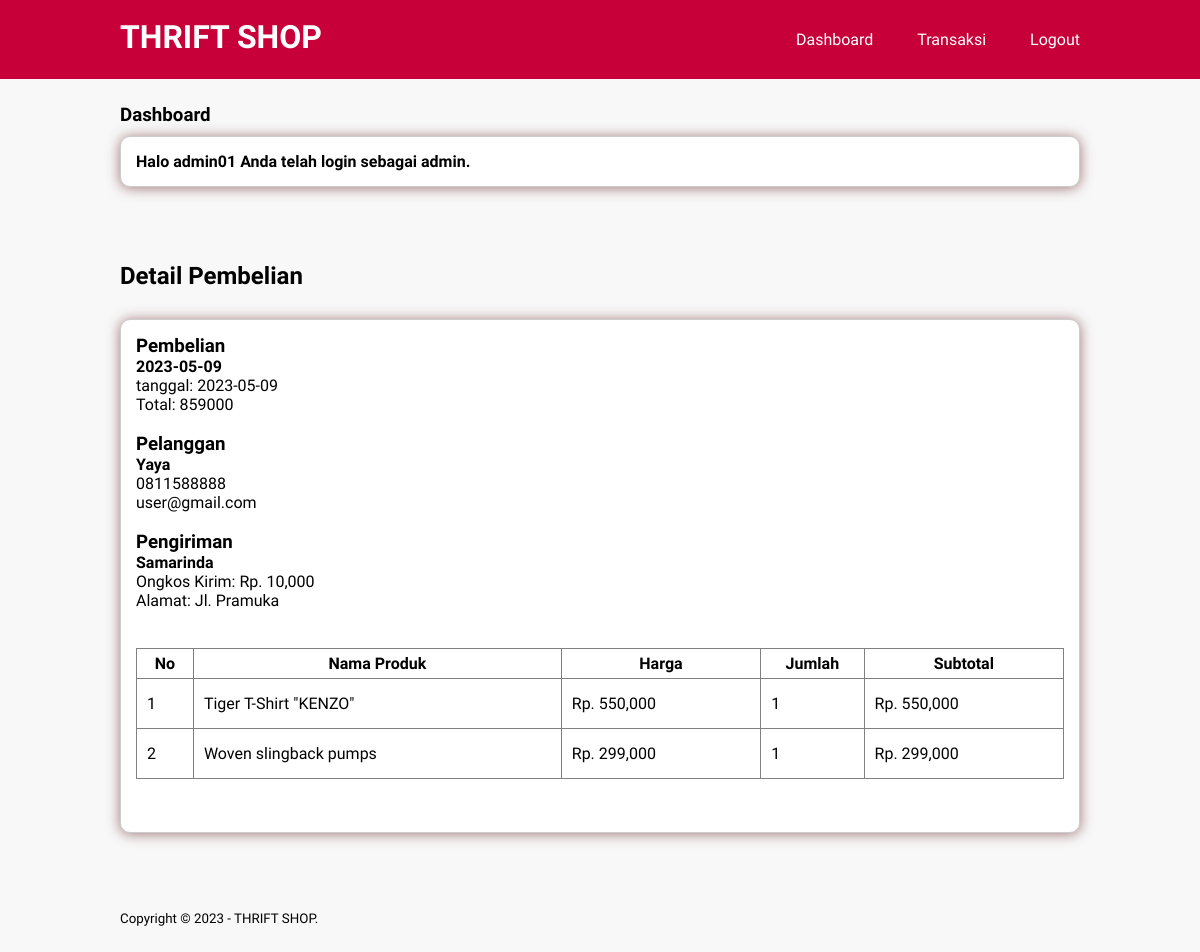
/detail-pembelian.php?id=12 (signed in), run on the app's committed database.
### tables this page shows
CREATE TABLE `tb_pembelian` (
  `id_pembelian` int(11) NOT NULL,
  `id_user` int(11) NOT NULL,
  `id_ongkir` int(11) NOT NULL,
  `tgl_pembelian` date NOT NULL,
  `total_pembelian` int(11) NOT NULL,
  `nama_kota` varchar(50) NOT NULL,
  `tarif` int(11) NOT NULL,
  `alamat_pengiriman` text NOT NULL,
  `status_pembelian` varchar(100) NOT NULL DEFAULT 'pending',
  `resi_pengiriman` varchar(50) NOT NULL
);

CREATE TABLE `tb_user` (
  `id_user` int(11) NOT NULL,
  `nama` varchar(50) NOT NULL,
  `username` varchar(100) NOT NULL,
  `password` varchar(100) NOT NULL,
  `user_email` varchar(100) NOT NULL,
  `user_telp` varchar(20) NOT NULL,
  `user_address` text NOT NULL,
  `level` varchar(20) NOT NULL
);

CREATE TABLE `tb_pembelian_produk` (
  `id_pembelian_produk` int(11) NOT NULL,
  `id_pembelian` int(11) NOT NULL,
  `id_produk` int(11) NOT NULL,
  `jumlah` int(11) NOT NULL,
  `nama_produk` varchar(100) NOT NULL,
  `harga_produk` int(11) NOT NULL,
  `subharga` int(11) NOT NULL
);

### detail-pembelian.php (the view, shortened to what this page needs)
<?php
    include 'db.php';
?>
<!DOCTYPE html>
<html lang="en">
<head>
    <link rel="stylesheet" type="text/css" href="css/style.css">
</head>
<body>
    <header>
        <div class="container">
            <h1><a href="halaman_staff.php">THRIFT SHOP</a></h1>
            <ul>
                <li><a href="halaman_staff.php">Dashboard</a></li>
                <li><a href="transaksi.php">Transaksi</a></li>
                <li><a href="logout.php">Logout</a></li>
            </ul>
        </div>
    </header>
    <div class="section">
        <div class="container">
            <h3>Dashboard</h3>
            <div class="box">
                <h4>Halo <b><?php echo $_SESSION['user']; ?></b> Anda telah login sebagai <b><?php echo $_SESSION['level']; ?></b>.</h4>
            </div>
        </div>
    </div>
    <div class="section">
        <div class="container">
            <h2>Detail Pembelian</h2><br>
            <div class="box">
                <?php
                $data = $conn->query("SELECT * FROM tb_pembelian JOIN tb_user ON tb_pembelian.id_user=tb_user.id_user
                WHERE tb_pembelian.id_pembelian='$_GET[id]'");
                $detail = $data->fetch_assoc();
                ?>
                <div class="row">
                    <div class="col-md-4">
                        <h3>Pembelian</h3>
                        <strong><?php echo $detail['tgl_pembelian'] ?></strong><br>
                        tanggal: <?php echo $detail['tgl_pembelian']; ?> <br>
                        Total: <?php echo $detail['total_pembelian']; ?>
                    </div><br>
                    <div class="col-md-4">
                        <h3>Pelanggan</h3>
                        <strong><?php echo $detail['nama']; ?></strong> <br>
                        <p>
                            <?php echo $detail['user_telp']; ?> <br>
                            <?php echo $detail['user_email']; ?>
                        </p><br>
                    </div>
                    <div class="col-md-4">
                        <h3>Pengiriman</h3>
                        <strong><?php echo $detail['nama_kota'] ?></strong><br>
                        Ongkos Kirim: Rp. <?php echo number_format($detail['tarif']); ?><br>
                        Alamat: <?php echo $detail['alamat_pengiriman']; ?>
                    </div>
                </div><br><br>
                <table border="1" cellspacing="0" class="table">
                    <thead>
                        <tr>
                            <th>No</th>
                            <th>Nama Produk</th>
                            <th>Harga</th>
                            <th>Jumlah</th>
                            <th>Subtotal</th>
                        </tr>
                    </thead>
                    <tbody>
                        <?php $nomor=1; ?>
                        <?php $ambilData=$conn->query("SELECT * FROM tb_pembelian_produk WHERE id_pembelian='$_GET[id]'"); ?>
                        <?php while($print=$ambilData->fetch_assoc()) { ?>
                        <tr>
                            <td><?php echo $nomor; ?></td>
                            <td><?php echo $print['nama_produk']; ?></td>
                            <td>Rp. <?php echo number_format ($print['harga_produk']); ?></td>
                            <td><?php echo $print['jumlah']; ?></td>
                            <td>Rp. <?php echo number_format ($print['subharga']); ?></td>
                        </tr>
                        <?php $nomor++; ?>
                        <?php } ?>
                    </tbody>
                </table><br><br>
            </div>
        </div>
    </div>
    <footer>
        <div class="container">
            <small>Copyright &copy; 2023 - THRIFT SHOP.</small>
        </div>
    </footer>
</body>
</html>

### css/style.css (style rules this page uses)
* { padding:0; margin:0; font-family: 'Oxygen', sans-serif; }
body { background-color: #f8f8f8 ; }
a { color: inherit; text-decoration: none; }
header { background-color:#C70039; color:#fff }
header h1 { float: left; padding:18px 0; }
header ul { float: right; }
header ul li { display: inline-block; padding: 10px 0px; }
header ul li a { padding:20px 0 20px 40px; display: inline-block; }
footer { padding:25px 0; }
.container { width: 80%; margin:0 auto; }
.container:after { content: ''; display: block; clear: both; }
.section { padding:25px 0; }
.box { background-color:#fff; border:1px solid #ccc; padding:15px; box-sizing: border-box; margin:10px 0 25px 0; border-radius: 10px; box-shadow: 0 1px 13px rgba(120, 61, 61, 0.694); }
.box:after { content: ''; display: block; clear: both; }
.table { width: 100%; border-collapse: collapse; }
.table tr { height: 30px; }
.table tr td { padding:15px 10px; }

### data on the page
tb_pembelian: tgl_pembelian "2023-05-09", total_pembelian "859000", id_user.nama "Yaya", id_user.user_telp "0811588888", id_user.user_email "user@gmail.com", nama_kota "Samarinda", tarif "10,000", alamat_pengiriman "Jl. Pramuka"
tb_pembelian_produk: nama_produk "Tiger T-Shirt \"KENZO\"", harga_produk "550,000", jumlah "1", subharga "550,000"
tb_pembelian_produk: nama_produk "Woven slingback pumps", harga_produk "299,000", jumlah "1", subharga "299,000"

### other printed values
$_SESSION['user'] "admin01"
$_SESSION['level'] "admin"
